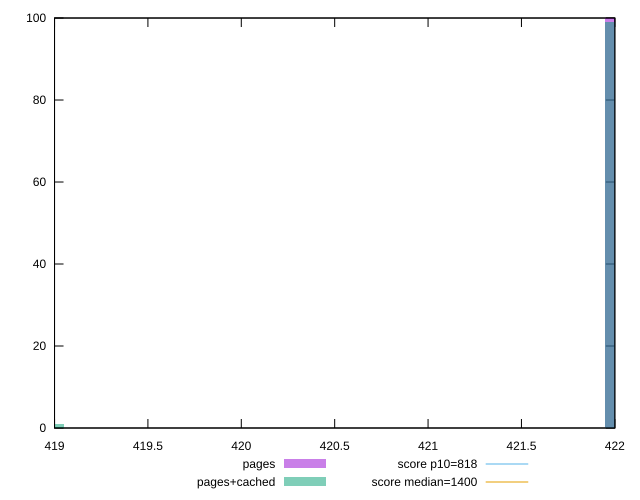

gnuplot code for this plot:
reset

$pages <<EOF
422 100
EOF

$pagesCached <<EOF
422 99
419 1
EOF

set key outside below
set boxwidth 0.1
set xrange [419:422]
set yrange [0:100]
set trange [0:100]
set style fill transparent solid 0.5 noborder

set parametric
set terminal svg size 640, 500 enhanced background rgb 'white'
set output "reprap/dom-size/comparison/histogram/0_vs_1.svg"

plot $pages title "pages" with boxes, \
     $pagesCached title "pages+cached" with boxes, \
     818,t title "score p10=818", \
     1400,t title "score median=1400"

reset
